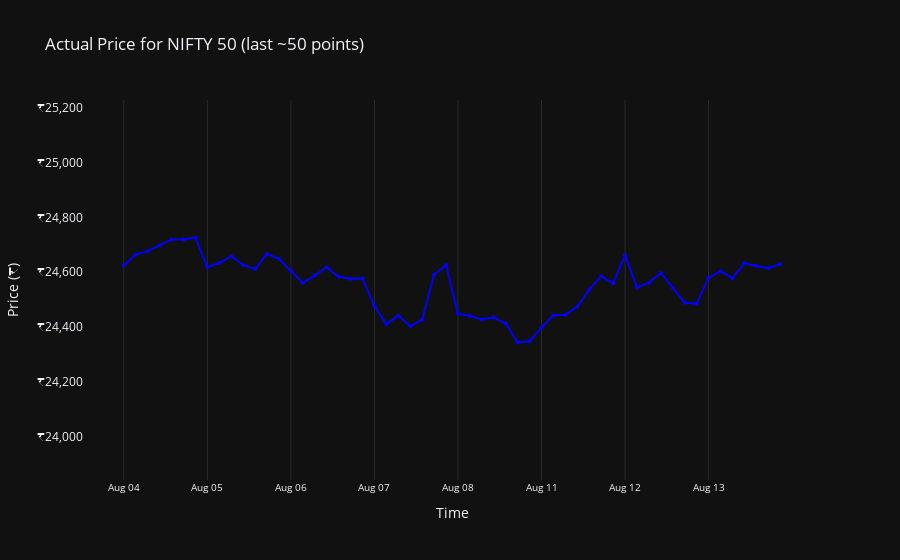

Notebook code cell kept with this figure:
### Code cell
interactive_data_plot(ticker='NIFTY 50', data = data, n = 50)
